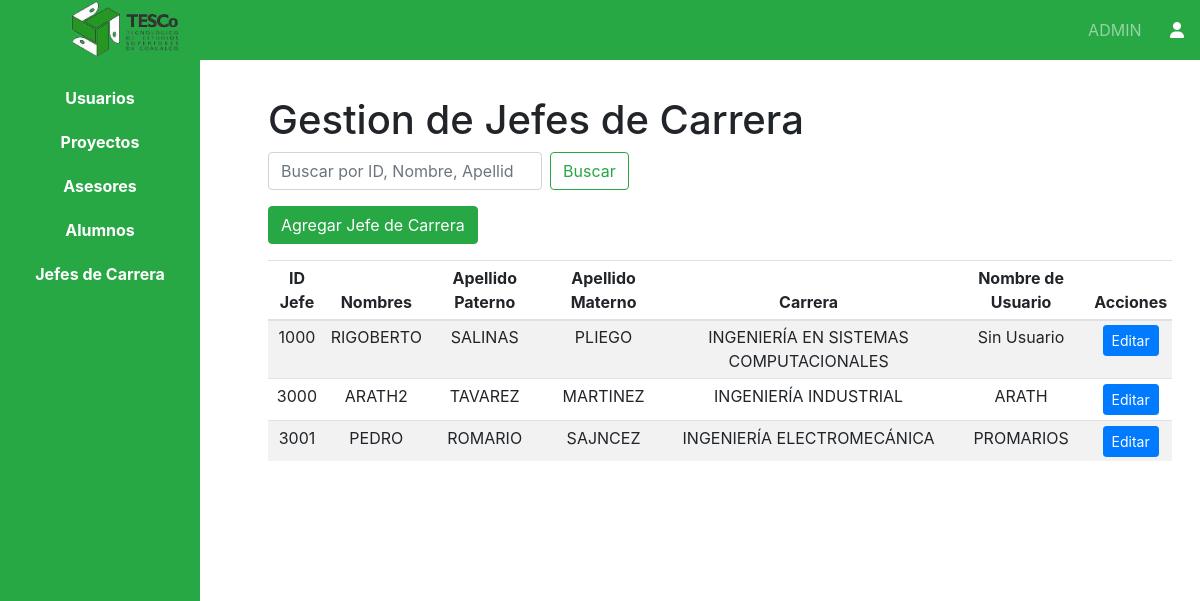
The page /views/admin/dashboardAdminJefes.php (signed in) on the database its author committed.
### tables this page shows
CREATE TABLE IF NOT EXISTS `administrador` (
  `ID_Administrador` int NOT NULL AUTO_INCREMENT,
  `Nombres` varchar(100) NOT NULL,
  `Apellido_Paterno` varchar(100) NOT NULL,
  `Apellido_Materno` varchar(100) NOT NULL,
  `Carrera` int DEFAULT NULL,
  `Rol` int DEFAULT NULL,
  `ID_Usuario` int DEFAULT NULL,
  PRIMARY KEY (`ID_Administrador`),
  KEY `fk_administrador_carrera` (`Carrera`),
  KEY `fk_administrador_rol` (`Rol`),
  KEY `fk_administrador_usuario` (`ID_Usuario`)
);

CREATE TABLE IF NOT EXISTS `carrera` (
  `ID_Carrera` int NOT NULL AUTO_INCREMENT,
  `Nombre_Carrera` varchar(100) NOT NULL,
  PRIMARY KEY (`ID_Carrera`)
);

CREATE TABLE IF NOT EXISTS `usuario` (
  `ID_Usuario` int NOT NULL AUTO_INCREMENT,
  `Nombre_Usuario` varchar(50) NOT NULL,
  `Contraseña` varchar(255) NOT NULL,
  `Rol` int DEFAULT NULL,
  PRIMARY KEY (`ID_Usuario`),
  KEY `fk_usuario_rol` (`Rol`)
);

### Views/Admin/dashboardAdminJefes.php (the view, shortened to what this page needs)
<?php
include('../../includes/config.php');
?>
<!DOCTYPE html>
<html lang="es">
<head>
    <link rel="stylesheet" href="https://stackpath.bootstrapcdn.com/bootstrap/4.3.1/css/bootstrap.min.css">
    <link rel="stylesheet" href="https://cdnjs.cloudflare.com/ajax/libs/font-awesome/6.0.0-beta3/css/all.min.css">
    <link rel="stylesheet" href="<?php echo CSS_PATH; ?>docs.css">
</head>
<body>
    <?php require('../../includes/navbarAdmin.php'); ?>
    <div class="container-fluid page-dashboard bg-white">
        <div class="row">
            <div class="col-2 sidebar bg-success d-flex flex-column align-items-center p-3">
                <ul class="nav flex-column">
                    <li class="nav-item">
                        <a class="nav-link text-white text-center" href="dashboardAdmin.php">Usuarios</a>
                    </li>
                    <li class="nav-item">
                        <a class="nav-link text-white text-center" href="dashboardAdminProyectos.php">Proyectos</a>
                    </li>
                    <li class="nav-item">
                        <a class="nav-link text-white text-center" href="dashboardAdminAsesor.php">Asesores</a>
                    </li>
                    <li class="nav-item">
                        <a class="nav-link text-white text-center" href="dashboardAdminAlumnos.php">Alumnos</a>
                    </li>
                    <li class="nav-item">
                        <a class="nav-link text-white text-center" href="dashboardAdminJefes.php">Jefes de Carrera</a>
                    </li>
                </ul>
            </div>
            <div class="col-sm-10 content bg-white p-5 my-5 text-justify">
                <h1 id="anteproyecto">Gestion de Jefes de Carrera</h1>
                <form method="GET" class="form-inline mb-3">
                    <input class="form-control mr-sm-2" type="search" name="search" placeholder="Buscar por ID, Nombre, Apellidos, Carrera" aria-label="Buscar" value="<?php echo isset($_GET['search']) ? htmlspecialchars($_GET['search']) : ''; ?>">
                    <button class="btn btn-outline-success my-2 my-sm-0" type="submit">Buscar</button>
                </form>
                <button type="button" class="btn btn-success mb-3" data-toggle="modal" data-target="#addJefeModal">
                    Agregar Jefe de Carrera
                </button>
                <div class="table-responsive">
                    <table class="table table-striped table-sm text-center">
                        <thead>
                            <tr>
                                <th>ID Jefe</th>
                                <th>Nombres</th>
                                <th>Apellido Paterno</th>
                                <th>Apellido Materno</th>
                                <th>Carrera</th>
                                <th>Nombre de Usuario</th>
                                <th>Acciones</th>
                            </tr>
                        </thead>
                        <tbody>
                            <?php
                            $query = "
                                SELECT administrador.ID_Administrador, administrador.Nombres, administrador.Apellido_Paterno, administrador.Apellido_Materno,
                                       carrera.Nombre_Carrera, usuario.Nombre_Usuario
                                FROM administrador
                                LEFT JOIN carrera ON administrador.Carrera = carrera.ID_Carrera
                                LEFT JOIN usuario ON administrador.ID_Usuario = usuario.ID_Usuario
                                WHERE administrador.Rol = 5
                            ";
                            $query .= " ORDER BY administrador.ID_Administrador ASC";
                            $result = $connection->query($query);
                            while ($row = $result->fetch_assoc()) {
                                echo "<tr>";
                                echo "<td>" . htmlspecialchars($row['ID_Administrador'] ?? '') . "</td>";
                                echo "<td>" . htmlspecialchars($row['Nombres'] ?? '') . "</td>";
                                echo "<td>" . htmlspecialchars($row['Apellido_Paterno'] ?? '') . "</td>";
                                echo "<td>" . htmlspecialchars($row['Apellido_Materno'] ?? '') . "</td>";
                                echo "<td>" . htmlspecialchars($row['Nombre_Carrera'] ?? 'Sin Carrera') . "</td>";
                                echo "<td>" . htmlspecialchars($row['Nombre_Usuario'] ?? 'Sin Usuario') . "</td>";
                                echo "<td><button type='button' class='btn btn-primary btn-sm edit-btn' data-toggle='modal' data-target='#editJefeModal'>Editar</button></td>";
                                echo "</tr>";
                            }
                            ?>
                        </tbody>
                    </table>
                </div>
            </div>
        </div>
    </div>
</body>
</html>

### Assets/CSS/docs.css (style rules this page uses)
html { scroll-behavior: smooth; }
.page-dashboard .sidebar { position: fixed; top: 60px; bottom: 0; left: 0; width: 220px; background-color: #28a745; padding-top: 20px; color: white; z-index: 1000; padding-left: 0; padding-right: 0; margin-right: 0; }
.page-dashboard .content { margin-left: 220px; padding: 20px; background-color: #ffffff; width: calc(100% - 220px); margin-right: 0; padding-left: 0; }
.sidebar .nav-link { color: white; font-weight: bold; padding: 10px; }

### rows shown on the page
administrador: ID_Administrador "1000", Nombres "RIGOBERTO", Apellido_Paterno "SALINAS", Apellido_Materno "PLIEGO", carrera.Nombre_Carrera "INGENIERÍA EN SISTEMAS COMPUTACIONALES", Nombre_Usuario "Sin Usuario"
administrador: ID_Administrador "3000", Nombres "ARATH2", Apellido_Paterno "TAVAREZ", Apellido_Materno "MARTINEZ", carrera.Nombre_Carrera "INGENIERÍA INDUSTRIAL", ID_Usuario.Nombre_Usuario "ARATH"
administrador: ID_Administrador "3001", Nombres "PEDRO", Apellido_Paterno "ROMARIO", Apellido_Materno "SAJNCEZ", carrera.Nombre_Carrera "INGENIERÍA ELECTROMECÁNICA", ID_Usuario.Nombre_Usuario "PROMARIOS"

### other values the page prints
$_SESSION['username'] "ADMIN"
